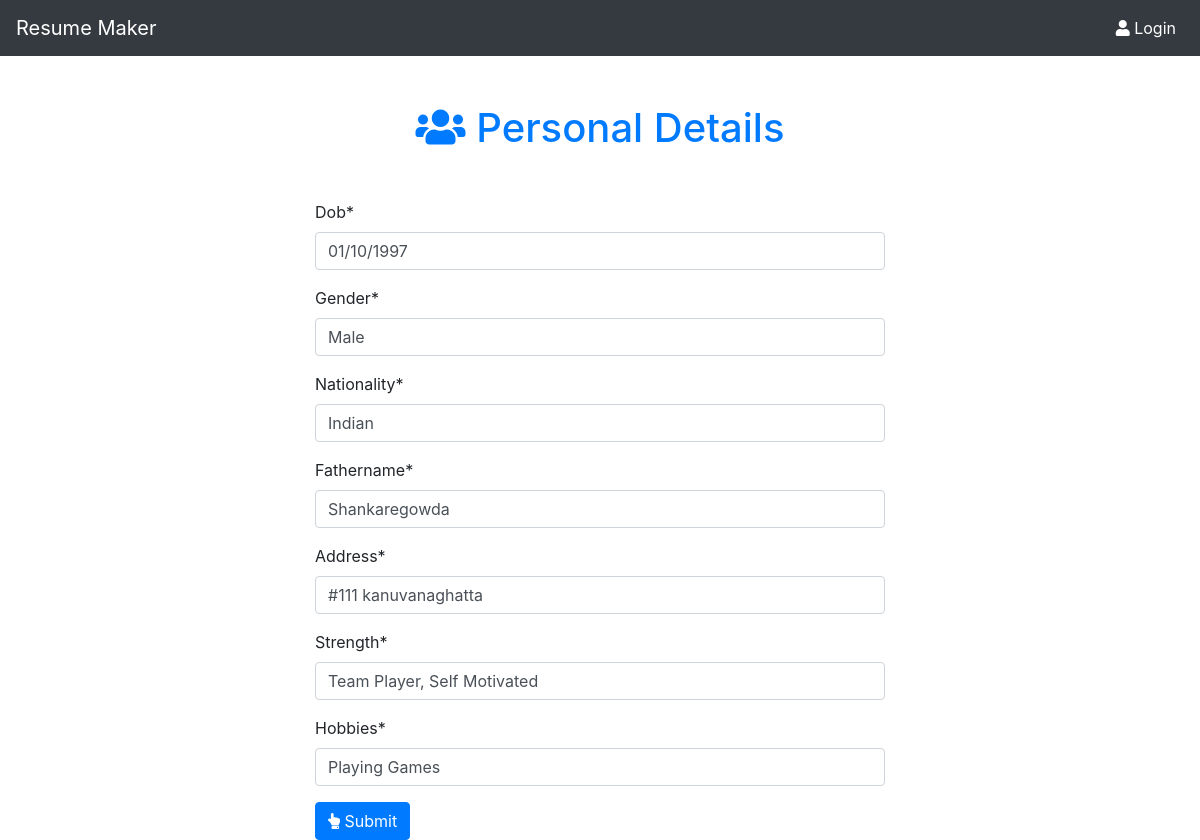
Screenshot of /edit_personaldetails/2/ with the database file from the repository.
### app/models.py (models this page shows, shortened)
class Personaldetails(models.Model):
    dob = models.CharField(max_length=100 )
    gender = models.CharField(max_length=100 )
    nationality = models.CharField(max_length=100)
    fathername = models.CharField(max_length=100)
    address = models.CharField(max_length=250)
    strength = models.CharField(max_length=100,null=True )
    hobbies = models.CharField(max_length=100,null=True )
    user = models.ForeignKey(User, on_delete=models.CASCADE)

### app/views.py (the view)
# urls.py: path('edit_personaldetails/<int:pk>/', views.edit_personaldetails, name='edit_personaldetails'),
def edit_personaldetails(request, pk):
    pd = Personaldetails.objects.get(id=pk)
    if request.method == 'POST':
        form = PersonaldetailsForm(request.POST, instance=pd)
        if form.is_valid():
            form.save()
            return redirect('index')
    form = PersonaldetailsForm(instance=pd)
    return render(request, 'personaldetails.html', {'form': form})

### app/forms.py
class PersonaldetailsForm(forms.ModelForm):
    class Meta:
        model = Personaldetails
        fields = ['dob', 'gender','nationality','fathername','address','strength','hobbies']

### app/templates/personaldetails.html (shortened to what this page needs)
{% extends 'base.html' %}
{% load crispy_forms_tags %}
{% block content %}
    <div class="container w-50  mt-5" style="min-height:550px;" >
        <form method="post">
            <h1 class="text-center m-5 text-primary"> <i class="fas fa-users    "></i> Personal Details  </h1>
            <div class="form-group">
                {{form|crispy}}
            </div>
            <button type="submit" class="btn  btn-primary"> <i class="fas fa-hand-point-up    "></i> Submit</button>
        </form>
    </div>
{% endblock %}

### rows the page displays
Personaldetails: dob "01/10/1997", gender "Male", nationality "Indian", fathername "Shankaregowda", address "#111 kanuvanaghatta", strength "Team Player, Self Motivated", hobbies "Playing Games"
